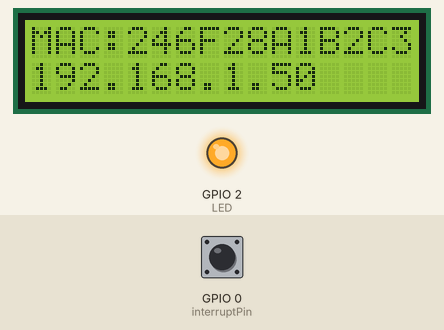
This sketch was run on a simulated ESP8266 (NodeMCU). Parts: 16×2 character LCD, output pins drawn as LEDs (lit = HIGH). The inputs (shaded band) are chosen by the test bench; at power-on: GPIO 0 (interruptPin) HIGH. WiFi joins after 1.5 s; servers stay silent unless stated; what the sketch prints to the serial monitor is not drawn.

Above: at 1.7 s.
At 17.8 s:
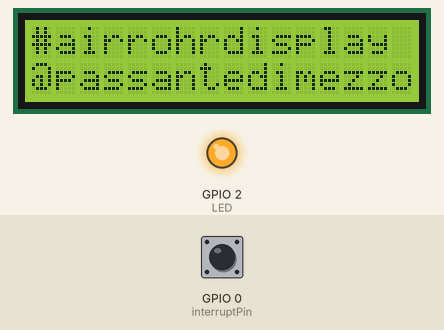
17.9 s: GPIO 0 (interruptPin) pulled LOW for 0.15 s
At 22.6 s:
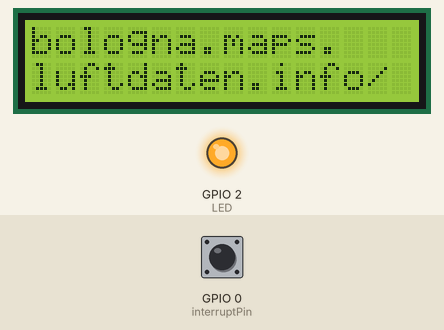
Timing chart, 0 to 24.1 s (numbered marks = the images above; inputs shaded):
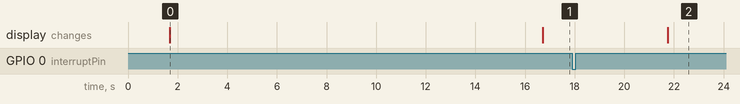

The sketch:

AirrohrDisplay.ino
```cpp
/**
   AirrohrDisplay.ino

    Created by: @passantedimezzo

    LED 1602 wiring

    SCL -> D1
    SDA -> D2
    VCC -> VU
    GND -> GND

*/

#include <Arduino.h>

#include <ESP8266WiFi.h>
#include <ESP8266WiFiMulti.h>
#include <ESP8266HTTPClient.h>

#include <LiquidCrystal_I2C.h>

ESP8266WiFiMulti WiFiMulti;

LiquidCrystal_I2C lcd(0x27, 16, 2);

int status = WL_IDLE_STATUS;     // the Wifi radio's status


#define TEMPERATURE 1
byte temperature[8] = //icon for thermometer
{
  B00100,
  B01010,
  B01010,
  B01110,
  B01110,
  B11111,
  B11111,
  B01110
};

#define HUMIDITY 2
byte humidity[8] = //icon for water droplet
{
  B00100,
  B00100,
  B01010,
  B01010,
  B10001,
  B10001,
  B10001,
  B01110,
};

#define MICRO 3
byte mu[8] = //icon for µ
{
  B00000,
  B00000,
  B10001,
  B10001,
  B10011,
  B11101,
  B10000,
  B10000
};

#define CUBE 4
byte cube[8] = //icon for ³
{
  B11110,
  B00010,
  B00100,
  B00010,
  B10010,
  B01100,
  B00000,
  B00000
};


const int interruptPin = 0; //GPIO 0 (Flash Button)
const int LED = 2; //On board blue LED
int interrupt = false;

void handleInterrupt() {
  Serial.println("Interrupt Detected");
  interrupt = true;
}

char mac[20] = "000000000000"; // macaddress

void setup() {

  Serial.begin(115200);
  Serial.setDebugOutput(true);

  digitalWrite(2, HIGH); // Blue LED off

  lcd.begin(16, 2);
  lcd.init();
  lcd.createChar(TEMPERATURE, temperature);
  lcd.createChar(HUMIDITY, humidity);
  lcd.createChar(MICRO, mu);
  lcd.createChar(CUBE, cube);
  lcd.backlight();

  pinMode(LED, OUTPUT);
  pinMode(interruptPin, INPUT_PULLUP);
  attachInterrupt(digitalPinToInterrupt(interruptPin), handleInterrupt, FALLING);

  lcd.setCursor(0, 0);
  lcd.print("MAC:");

  sscanf (WiFi.macAddress().c_str(), "%[^:]:%[^:]:%[^:]:%[^:]:%[^:]:%[^:]", &mac, &mac[2], &mac[4], &mac[6], &mac[8], &mac[10]);
  lcd.print(mac);

  WiFi.mode(WIFI_STA);
  WiFiMulti.addAP("AccessPoint1", "mypasswd");
  WiFiMulti.addAP("AccessPoint2", "mypasswd");

  WiFiMulti.run();

  while ( WiFi.status() != WL_CONNECTED) {
    Serial.print("Attempting to connect");

    // Connect to WPA/WPA2 network.
    WiFiMulti.run();

    // wait 10 seconds for connection:
    delay(10000);
  }

  // print your WiFi shield's IP address:
  Serial.print("IP Address: ");
  Serial.println(WiFi.localIP());
  lcd.setCursor(0, 1);
  lcd.print(WiFi.localIP());
  delay(15000);

}

void pingsensor(const char* sds011url, const char* dht22url, const char* desc, int loops) {

  float pm10 = -1000.0;
  float pm25 = -1000.0;
  float temperature = -1000.0;
  float humidity = -1000.0;

  // wait for WiFi connection
  if ((WiFi.status() == WL_CONNECTED)) {

    HTTPClient http;

    Serial.print("[HTTP] begin...\n");

    http.begin(sds011url);

    Serial.print("[HTTP] GET...\n");
    // start connection and send HTTP header
    int httpCode = http.GET();

    // httpCode will be negative on error
    if (httpCode > 0) {
      // HTTP header has been send and Server response header has been handled
      Serial.printf("[HTTP] GET... code: %d\n", httpCode);

      // file found at server
      if (httpCode == HTTP_CODE_OK) {
        String payload = http.getString();

        const char *strbuffer = payload.c_str();

        char* idx = 0;
        if (idx = strstr(strbuffer, "\"value\":\"")) {
          Serial.println("Found the  word at index: ");
          idx = idx + 9;
          sscanf (idx, "%f", &pm10);
          Serial.println(pm10);
        }

        if ((idx != 0) && (idx = strstr(idx, "\"value\":\""))) {
          Serial.println("Found the  word at index: ");
          idx = idx + 9;

          sscanf (idx, "%f", &pm25);
          Serial.println(pm25);
        }
      }

    } else {
      Serial.printf("[HTTP] GET... failed, error: %s\n", http.errorToString(httpCode).c_str());
    }

    http.end();
  } else {
    Serial.printf("No connection ...\n");
    //WiFi.disconnect(); WiFi.reconnect();
  }

  // wait for WiFi connection
  if ((WiFi.status() == WL_CONNECTED)) {

    HTTPClient http;

    Serial.print("[HTTP] begin...\n");

    http.begin(dht22url);

    Serial.print("[HTTP] GET...\n");
    // start connection and send HTTP header
    int httpCode = http.GET();

    // httpCode will be negative on error
    if (httpCode > 0) {
      // HTTP header has been send and Server response header has been handled
      Serial.printf("[HTTP] GET... code: %d\n", httpCode);

      // file found at server
      if (httpCode == HTTP_CODE_OK) {
        String payload = http.getString();

        const char *strbuffer = payload.c_str();

        char* idx = 0;
        if (idx = strstr(strbuffer, "\"value\":\"")) {
          Serial.println("Found the  word at index: ");
          idx = idx + 9;
          sscanf (idx, "%f", &temperature);
          Serial.println(temperature);
        }

        if ((idx != 0) && (idx = strstr(idx, "\"value\":\""))) {
          Serial.println("Found the  word at index: ");
          idx = idx + 9;

          sscanf (idx, "%f", &humidity);
          Serial.println(humidity);
        }
      }

    } else {
      Serial.printf("[HTTP] GET... failed, error: %s\n", http.errorToString(httpCode).c_str());
    }

    http.end();


  } else {
    Serial.printf("No connection ...\n");
    //WiFi.disconnect();
    //WiFiMulti.run();
    //WiFi.disconnect(); WiFi.reconnect();
  }

   for (int n = 0; n < loops; n++) {

      if (interrupt) {
        about(); interrupt = false;
      }


      lcd.clear();
      lcd.setCursor(0, 0);
      lcd.print(desc);
      lcd.setCursor(0, 1);
      lcd.print("PM10: ");
      if (pm10 > -1000.0) lcd.print((int) (pm10 + 0.5f)); else  {
        lcd.print("--");
        n = loops;
      }
      lcd.print(" "); lcd.write(MICRO); lcd.print("g/m"); lcd.write(CUBE);    //  µg/m³
      delay(5000);

      lcd.clear();
      lcd.setCursor(0, 0);
      lcd.print(desc);
      lcd.setCursor(0, 1);
      lcd.print("PM2.5: ");
      if (pm25 > -1000.0) lcd.print((int) (pm25 + 0.5f)); else lcd.print("--");
      lcd.print(" "); lcd.write(MICRO); lcd.print("g/m"); lcd.write(CUBE);    //  µg/m³
      delay(5000);

      lcd.clear();
      lcd.setCursor(0, 0);
      lcd.print(desc);
      lcd.setCursor(0, 1);
      lcd.print(" "); lcd.write(TEMPERATURE); lcd.print(" ");
      if (temperature > -1000.0)  {
        if (temperature < 0) lcd.print((int) (temperature - 0.5f));
        else lcd.print((int) (temperature + 0.5f));
      } else {
        lcd.print("--");
      }
      lcd.print((char)223); lcd.print("C  ");
      lcd.write(HUMIDITY); lcd.print(" ");
      if (humidity > -1000.0) lcd.print((int) (humidity + 0.5f)); else lcd.print("--");
      lcd.print("%");
      delay(5000);

    }


}


void about() {
  lcd.clear();
  lcd.setCursor(0, 0);
  lcd.print("#airrohrdisplay");

  lcd.setCursor(0, 1);
  lcd.print("@passantedimezzo");
  delay(5000);

  lcd.clear();
  lcd.setCursor(0, 0);
  lcd.print("bologna.maps.");
  lcd.setCursor(0, 1);
  lcd.print("luftdaten.info/");
  delay(5000);
}

void loop() {
  Serial.println("WiFiMulti.run()");
  WiFiMulti.run();

  about();

  pingsensor("http://api.luftdaten.info/v1/sensor/3151/", "http://api.luftdaten.info/v1/sensor/3152/", "Liceo Sabin", 2);

  pingsensor("http://api.luftdaten.info/v1/sensor/1495/", "http://api.luftdaten.info/v1/sensor/1496/", "Arcoveggio", 1);

  pingsensor("http://api.luftdaten.info/v1/sensor/3457/", "http://api.luftdaten.info/v1/sensor/3458/", "Crocecoperta", 1);

  pingsensor("http://api.luftdaten.info/v1/sensor/5191/", "http://api.luftdaten.info/v1/sensor/5192/", "Aeroporto", 1);

  pingsensor("http://api.luftdaten.info/v1/sensor/9294/", "http://api.luftdaten.info/v1/sensor/9295/", "Saragozza", 1);

  pingsensor("http://api.luftdaten.info/v1/sensor/4371/", "http://api.luftdaten.info/v1/sensor/4372/", "Modena", 1);

  pingsensor("http://api.luftdaten.info/v1/sensor/9050/", "http://api.luftdaten.info/v1/sensor/9051/", "Piacenza", 1);
}
```

Measured:
- what the display in image 0 shows lasts 15.0 s, from 1.7 s to 16.7 s
